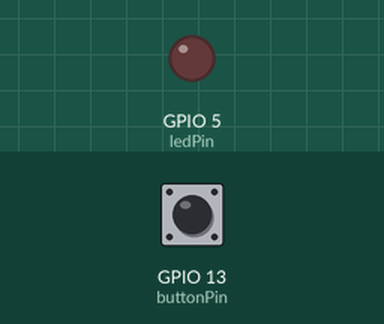
This program was run on a simulated ESP32. Shown: output pins drawn as LEDs (lit = HIGH). The test bench sets the inputs (shaded band); at power-on: GPIO 13 (buttonPin) HIGH.

Above: at 1.2 s.
1.3 s: GPIO 13 (buttonPin) pulled LOW for 0.15 s
At 1.37 s:
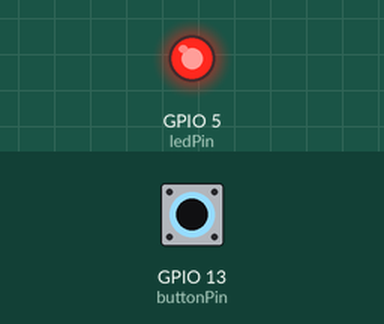
2.9 s: GPIO 13 (buttonPin) pulled LOW for 3.2 s
At 7.2 s:
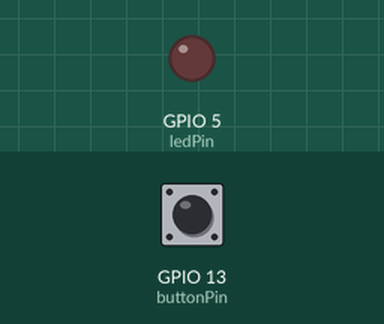
Timing chart, 0 to 8.7 s (numbered marks = the images above; inputs shaded):
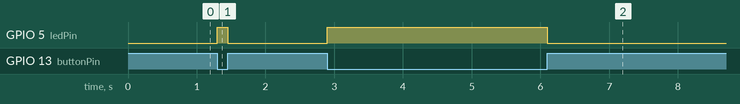

The program:

main.cpp
```cpp
#include <Arduino.h>

const int buttonPin = 13;  // Button between GPIO 13 and GND
const int ledPin    = 5;   // LED + resistor on GPIO 5

void setup() {
  pinMode(buttonPin, INPUT_PULLUP);
  pinMode(ledPin, OUTPUT);
}

void loop() {
  // With INPUT_PULLUP: pressed = LOW, released = HIGH
  if (digitalRead(buttonPin) == LOW) {
    digitalWrite(ledPin, HIGH);   // pressed -> LED on
  } else {
    digitalWrite(ledPin, LOW);    // released -> LED off
  }
}
```

Measured:
- after the input at 1.3 s, GPIO 5 (ledPin): LOW → HIGH at once, → LOW 0.15 s later
- after the input at 2.9 s, GPIO 5 (ledPin): LOW → HIGH at once, → LOW 3.2 s later
